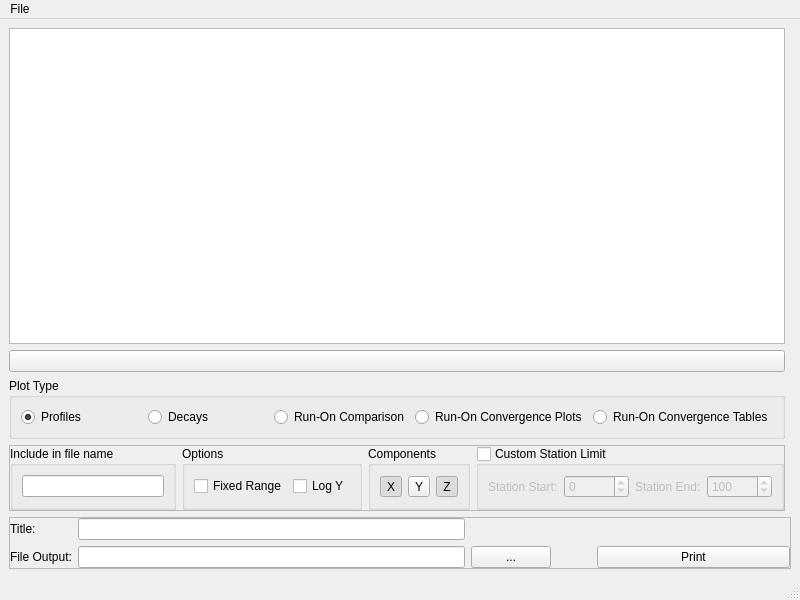
<?xml version="1.0" encoding="UTF-8"?>
<ui version="4.0">
 <class>MainWindow</class>
 <widget class="QMainWindow" name="MainWindow">
  <property name="geometry">
   <rect>
    <x>0</x>
    <y>0</y>
    <width>800</width>
    <height>600</height>
   </rect>
  </property>
  <property name="windowTitle">
   <string>MainWindow</string>
  </property>
  <widget class="QWidget" name="centralwidget">
   <layout class="QGridLayout" name="gridLayout">
    <item row="1" column="0">
     <widget class="QPushButton" name="add_folder_btn">
      <property name="text">
       <string/>
      </property>
      <property name="icon">
       <iconset>
        <normaloff>icons/add.png</normaloff>icons/add.png</iconset>
      </property>
     </widget>
    </item>
    <item row="0" column="0">
     <widget class="QTableWidget" name="table">
      <property name="sizePolicy">
       <sizepolicy hsizetype="Expanding" vsizetype="Expanding">
        <horstretch>0</horstretch>
        <verstretch>0</verstretch>
       </sizepolicy>
      </property>
      <attribute name="horizontalHeaderCascadingSectionResizes">
       <bool>true</bool>
      </attribute>
     </widget>
    </item>
    <item row="3" column="0">
     <widget class="QFrame" name="frame_2">
      <property name="frameShape">
       <enum>QFrame::StyledPanel</enum>
      </property>
      <property name="frameShadow">
       <enum>QFrame::Raised</enum>
      </property>
      <layout class="QHBoxLayout" name="horizontalLayout_2">
       <property name="leftMargin">
        <number>0</number>
       </property>
       <property name="topMargin">
        <number>0</number>
       </property>
       <property name="rightMargin">
        <number>0</number>
       </property>
       <property name="bottomMargin">
        <number>0</number>
       </property>
       <item>
        <widget class="QGroupBox" name="groupBox_2">
         <property name="title">
          <string>Include in file name</string>
         </property>
         <layout class="QHBoxLayout" name="horizontalLayout">
          <item>
           <widget class="QLineEdit" name="include_edit">
            <property name="text">
             <string/>
            </property>
           </widget>
          </item>
         </layout>
        </widget>
       </item>
       <item>
        <widget class="QGroupBox" name="groupBox_4">
         <property name="title">
          <string>Options</string>
         </property>
         <layout class="QHBoxLayout" name="horizontalLayout_6">
          <item>
           <widget class="QCheckBox" name="fixed_range_cbox">
            <property name="text">
             <string>Fixed Range</string>
            </property>
           </widget>
          </item>
          <item>
           <widget class="QCheckBox" name="log_y_cbox">
            <property name="text">
             <string>Log Y</string>
            </property>
           </widget>
          </item>
         </layout>
        </widget>
       </item>
       <item>
        <widget class="QGroupBox" name="groupBox">
         <property name="title">
          <string>Components</string>
         </property>
         <layout class="QHBoxLayout" name="horizontalLayout_4">
          <item>
           <widget class="QToolButton" name="x_cbox">
            <property name="text">
             <string>X</string>
            </property>
            <property name="checkable">
             <bool>true</bool>
            </property>
            <property name="checked">
             <bool>true</bool>
            </property>
           </widget>
          </item>
          <item>
           <widget class="QToolButton" name="y_cbox">
            <property name="text">
             <string>Y</string>
            </property>
            <property name="checkable">
             <bool>true</bool>
            </property>
            <property name="checked">
             <bool>false</bool>
            </property>
           </widget>
          </item>
          <item>
           <widget class="QToolButton" name="z_cbox">
            <property name="text">
             <string>Z</string>
            </property>
            <property name="checkable">
             <bool>true</bool>
            </property>
            <property name="checked">
             <bool>true</bool>
            </property>
           </widget>
          </item>
         </layout>
        </widget>
       </item>
       <item>
        <widget class="QGroupBox" name="custom_stations_cbox">
         <property name="title">
          <string>Custom Station Limit</string>
         </property>
         <property name="checkable">
          <bool>true</bool>
         </property>
         <property name="checked">
          <bool>false</bool>
         </property>
         <layout class="QHBoxLayout" name="horizontalLayout_3">
          <item>
           <widget class="QLabel" name="label_3">
            <property name="text">
             <string>Station Start:</string>
            </property>
           </widget>
          </item>
          <item>
           <widget class="QSpinBox" name="station_start_sbox">
            <property name="minimum">
             <number>-10000</number>
            </property>
            <property name="maximum">
             <number>10000</number>
            </property>
            <property name="singleStep">
             <number>1</number>
            </property>
           </widget>
          </item>
          <item>
           <widget class="QLabel" name="label_4">
            <property name="text">
             <string>Station End:</string>
            </property>
           </widget>
          </item>
          <item>
           <widget class="QSpinBox" name="station_end_sbox">
            <property name="minimum">
             <number>-10000</number>
            </property>
            <property name="maximum">
             <number>10000</number>
            </property>
            <property name="value">
             <number>100</number>
            </property>
           </widget>
          </item>
         </layout>
        </widget>
       </item>
      </layout>
     </widget>
    </item>
    <item row="6" column="0" colspan="2">
     <widget class="QFrame" name="frame">
      <property name="frameShape">
       <enum>QFrame::StyledPanel</enum>
      </property>
      <property name="frameShadow">
       <enum>QFrame::Raised</enum>
      </property>
      <layout class="QGridLayout" name="gridLayout_2">
       <property name="leftMargin">
        <number>0</number>
       </property>
       <property name="topMargin">
        <number>0</number>
       </property>
       <property name="rightMargin">
        <number>0</number>
       </property>
       <property name="bottomMargin">
        <number>0</number>
       </property>
       <item row="0" column="1" colspan="2">
        <widget class="QLineEdit" name="test_name_edit"/>
       </item>
       <item row="0" column="0">
        <widget class="QLabel" name="label_2">
         <property name="text">
          <string>Title:</string>
         </property>
        </widget>
       </item>
       <item row="1" column="0">
        <widget class="QLabel" name="label">
         <property name="sizePolicy">
          <sizepolicy hsizetype="Maximum" vsizetype="Preferred">
           <horstretch>0</horstretch>
           <verstretch>0</verstretch>
          </sizepolicy>
         </property>
         <property name="text">
          <string>File Output:</string>
         </property>
        </widget>
       </item>
       <item row="1" column="6">
        <widget class="QPushButton" name="print_pdf_btn">
         <property name="text">
          <string>Print</string>
         </property>
        </widget>
       </item>
       <item row="1" column="1" colspan="2">
        <widget class="QLineEdit" name="output_filepath_edit"/>
       </item>
       <item row="1" column="4">
        <spacer name="horizontalSpacer">
         <property name="orientation">
          <enum>Qt::Horizontal</enum>
         </property>
         <property name="sizeType">
          <enum>QSizePolicy::Minimum</enum>
         </property>
         <property name="sizeHint" stdset="0">
          <size>
           <width>40</width>
           <height>20</height>
          </size>
         </property>
        </spacer>
       </item>
       <item row="1" column="3">
        <widget class="QPushButton" name="change_pdf_path_btn">
         <property name="sizePolicy">
          <sizepolicy hsizetype="Maximum" vsizetype="Fixed">
           <horstretch>0</horstretch>
           <verstretch>0</verstretch>
          </sizepolicy>
         </property>
         <property name="text">
          <string>...</string>
         </property>
        </widget>
       </item>
      </layout>
     </widget>
    </item>
    <item row="2" column="0">
     <widget class="QGroupBox" name="groupBox_3">
      <property name="title">
       <string>Plot Type</string>
      </property>
      <layout class="QHBoxLayout" name="horizontalLayout_5">
       <item>
        <widget class="QRadioButton" name="plot_profiles_rbtn">
         <property name="text">
          <string>Profiles</string>
         </property>
         <property name="checked">
          <bool>true</bool>
         </property>
        </widget>
       </item>
       <item>
        <widget class="QRadioButton" name="plot_decays_rbtn">
         <property name="text">
          <string>Decays</string>
         </property>
        </widget>
       </item>
       <item>
        <widget class="QRadioButton" name="plot_run_on_comparison_rbtn">
         <property name="text">
          <string>Run-On Comparison</string>
         </property>
        </widget>
       </item>
       <item>
        <widget class="QRadioButton" name="plot_run_on_convergence_rbtn">
         <property name="text">
          <string>Run-On Convergence Plots</string>
         </property>
        </widget>
       </item>
       <item>
        <widget class="QRadioButton" name="table_run_on_convergence_rbtn">
         <property name="text">
          <string>Run-On Convergence Tables</string>
         </property>
        </widget>
       </item>
      </layout>
     </widget>
    </item>
   </layout>
  </widget>
  <widget class="QMenuBar" name="menubar">
   <property name="geometry">
    <rect>
     <x>0</x>
     <y>0</y>
     <width>800</width>
     <height>21</height>
    </rect>
   </property>
   <widget class="QMenu" name="menuFile">
    <property name="title">
     <string>File</string>
    </property>
    <addaction name="actionConvert_IRAP_File"/>
   </widget>
   <addaction name="menuFile"/>
  </widget>
  <widget class="QStatusBar" name="statusbar"/>
  <action name="actionConvert_IRAP_File">
   <property name="text">
    <string>Convert IRAP File</string>
   </property>
  </action>
 </widget>
 <resources/>
 <connections/>
</ui>
